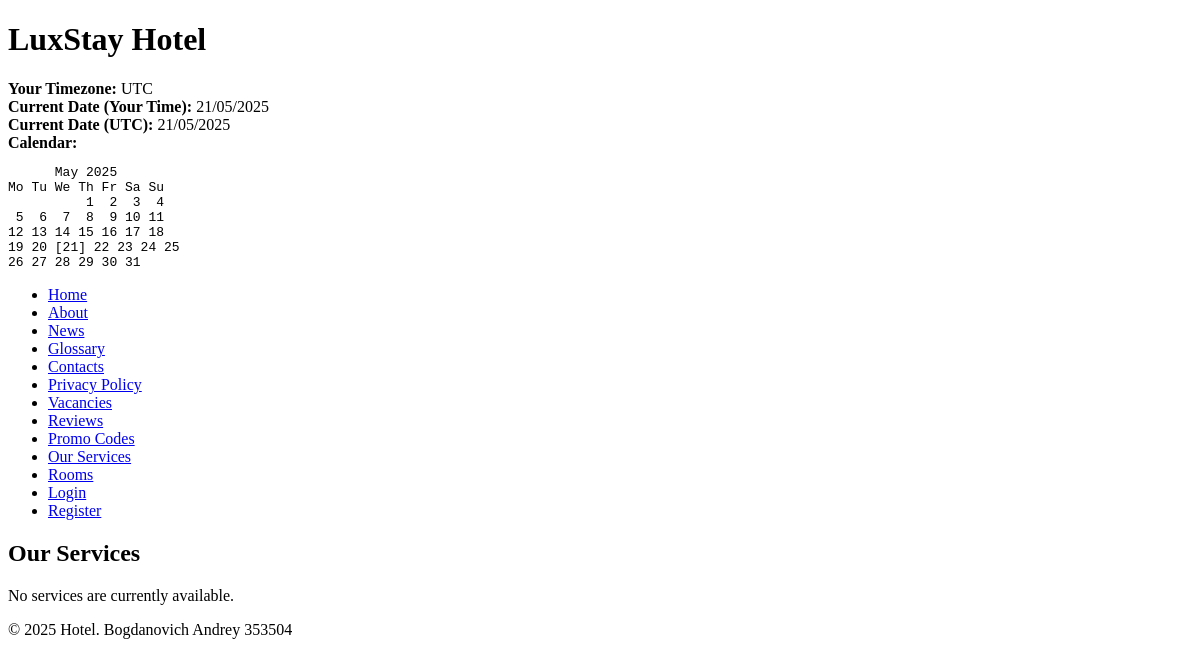
/services/, run on an earlier commit of the app's database.
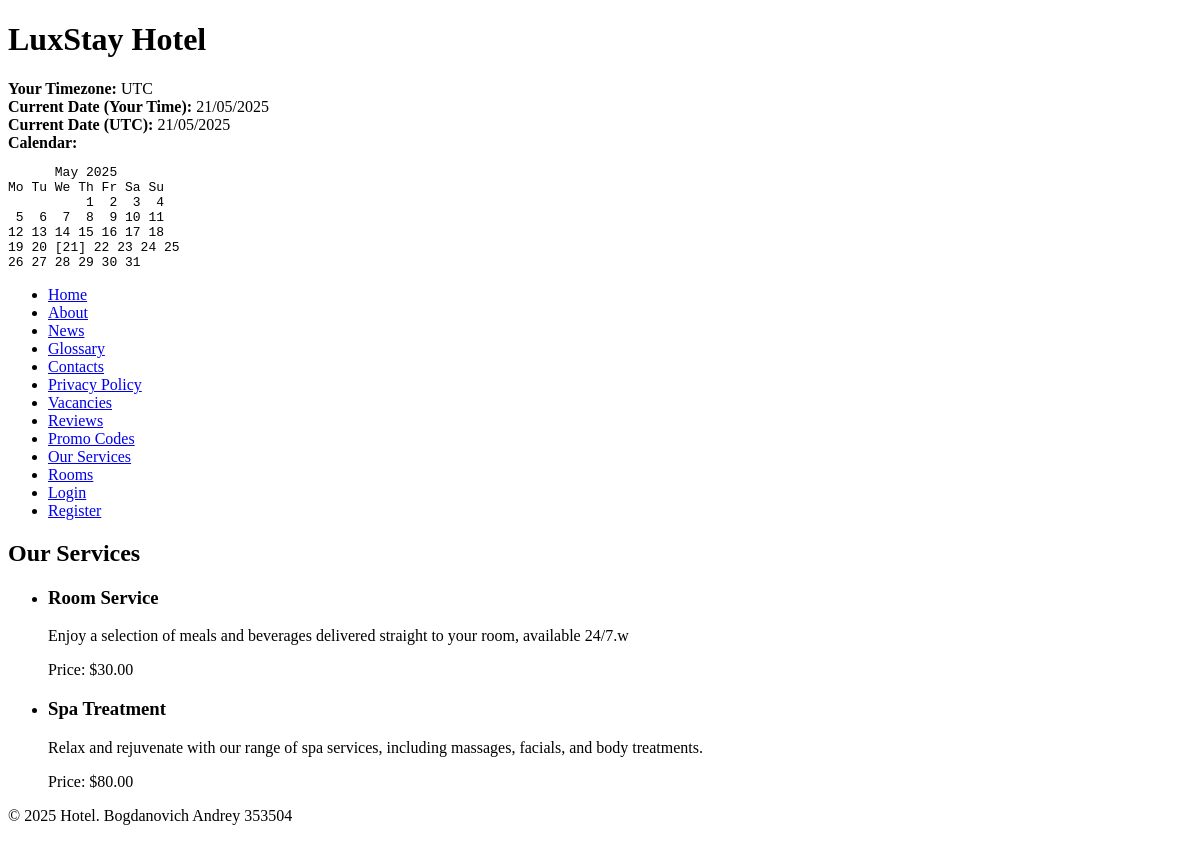
And on a later commit of the database.
### hotel/models.py (models this page shows, shortened)
class Service(models.Model):
    name = models.CharField(max_length=100)
    description = models.TextField()
    price = models.DecimalField(max_digits=10, decimal_places=2, blank=True, null=True)
    is_available = models.BooleanField(default=True)

### hotel/views.py (the view)
# urls.py: path('services/', views.services, name='services'),
def services(request):
    available_services = Service.objects.filter(is_available=True)
    return render(request, 'hotel/services.html', {
        'services': available_services
    })

### hotel/templates/hotel/services.html (shortened to what this page needs)
{% extends "hotel/base.html" %}
{% block content %}
    <h2>Our Services</h2>
    {% if services %}
        <div class="services-list">
            <ul>
                {% for service in services %}
                    <li>
                        <h3>{{ service.name }}</h3>
                        <p>{{ service.description }}</p>
                        {% if service.price %}
                            <p>Price: ${{ service.price }}</p>
                        {% endif %}
                    </li>
                {% endfor %}
            </ul>
        </div>
    {% else %}
        <p>No services are currently available.</p>
    {% endif %}
{% endblock %}

What changed in the data, as far as the page shows it:
added Service: name "Room Service", description "Enjoy a selection of meals and beverages delivered straight to your room, available 24/7.w", price "30.00"
added Service: name "Spa Treatment", description "Relax and rejuvenate with our range of spa services, including massages, facials, and body treatments.", price "80.00"
Also different on the page:
text no longer shown: "No services are currently available."
